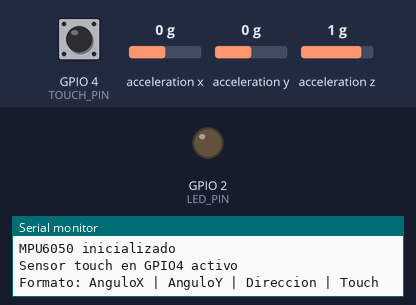
Simulated run of this sketch. Board: ESP32. Parts: output pins drawn as LEDs (lit = HIGH), the last lines printed to the serial monitor. Wiring (inferred from the names in the program): MPU-6050 motion sensor at I2C address 0x68. The test bench sets the inputs (shaded band); at power-on: acceleration x 0 g, acceleration y 0 g, GPIO 4 (TOUCH_PIN) HIGH, acceleration z 1 g.

Above: at 0.1 s.
At 2.2 s:
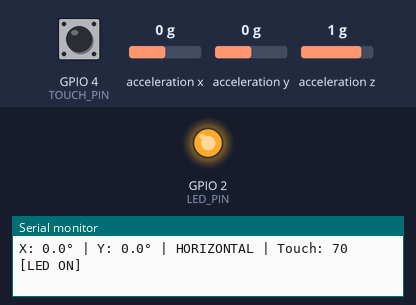
2.3 s: acceleration x set to -1.4 g
4.2 s: acceleration y set to -1.4 g
Timing chart, 0 to 7.2 s (numbered marks = the images above; inputs shaded):
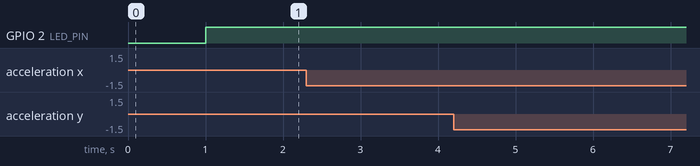

The sketch:

MPU6050.ino
```cpp
#include <Wire.h>

// Dirección I2C del MPU6050
const int MPU_ADDR = 0x68;

// Variables para datos crudos del acelerómetro
int16_t AcX, AcY, AcZ;

// Variables para ángulos de inclinación
float angleX = 0;
float angleY = 0;

// Variables para sensor touch
int touchValue = 0;
const int touchThreshold = 250;  // Umbral de detección (ajustar según necesidad)
bool ledState = false;

// Pines I2C del ESP32 (puedes cambiarlos si usas otros pines)
#define SDA_PIN 21
#define SCL_PIN 22

// Pin del sensor touch y LED integrado
#define TOUCH_PIN T0  // GPIO4 = Touch0
#define LED_PIN 2     // LED integrado en la mayoría de ESP32

void setup() {
  Serial.begin(115200);

  // Configurar LED integrado
  pinMode(LED_PIN, OUTPUT);
  digitalWrite(LED_PIN, LOW);

  // Inicializar I2C
  Wire.begin(SDA_PIN, SCL_PIN);

  // Inicializar MPU6050
  Wire.beginTransmission(MPU_ADDR);
  Wire.write(0x6B);  // Registro PWR_MGMT_1
  Wire.write(0);     // Despertar el MPU6050
  Wire.endTransmission(true);

  // Configurar el rango del acelerómetro a ±2g
  Wire.beginTransmission(MPU_ADDR);
  Wire.write(0x1C);  // Registro ACCEL_CONFIG
  Wire.write(0x00);  // ±2g
  Wire.endTransmission(true);

  Serial.println("MPU6050 inicializado");
  Serial.println("Sensor touch en GPIO4 activo");
  Serial.println("Formato: AnguloX | AnguloY | Direccion | Touch");
  delay(1000);
}

void loop() {
  // Leer sensor touch
  touchValue = touchRead(TOUCH_PIN);

  // Controlar LED según toque
  if (touchValue < touchThreshold) {
    ledState = true;
    digitalWrite(LED_PIN, HIGH);
  } else {
    ledState = false;
    digitalWrite(LED_PIN, LOW);
  }

  // Leer datos del acelerómetro
  Wire.beginTransmission(MPU_ADDR);
  Wire.write(0x3B);  // Registro inicial del acelerómetro
  Wire.endTransmission(false);
  Wire.requestFrom(MPU_ADDR, 6, true);

  AcX = Wire.read() << 8 | Wire.read();
  AcY = Wire.read() << 8 | Wire.read();
  AcZ = Wire.read() << 8 | Wire.read();

  // Calcular ángulos de inclinación usando el acelerómetro
  // Estos ángulos son independientes de la rotación en el eje Z
  angleX = atan2(AcY, sqrt(AcX * AcX + AcZ * AcZ)) * 180.0 / PI;
  angleY = atan2(-AcX, sqrt(AcY * AcY + AcZ * AcZ)) * 180.0 / PI;

  // Determinar dirección de inclinación
  String direccion = obtenerDireccion(angleX, angleY);

  // Mostrar resultados
  Serial.print("X: ");
  Serial.print(angleX, 1);
  Serial.print("° | Y: ");
  Serial.print(angleY, 1);
  Serial.print("° | ");
  Serial.print(direccion);
  Serial.print(" | Touch: ");
  Serial.print(touchValue);
  Serial.print(ledState ? " [LED ON]" : " [LED OFF]");
  Serial.println();

  delay(100);
}

String obtenerDireccion(float angX, float angY) {
  // Umbral de inclinación en grados
  const float umbral = 15.0;

  // Si está prácticamente horizontal
  if (abs(angX) < umbral && abs(angY) < umbral) {
    return "HORIZONTAL";
  }

  // Determinar dirección principal
  String dir = "";

  // Inclinación en eje Y (adelante/atrás)
  if (abs(angY) > umbral) {
    if (angY > 0) {
      dir += "ADELANTE";
    } else {
      dir += "ATRAS";
    }
  }

  // Inclinación en eje X (izquierda/derecha)
  if (abs(angX) > umbral) {
    if (dir.length() > 0) dir += "-";
    if (angX > 0) {
      dir += "DERECHA";
    } else {
      dir += "IZQUIERDA";
    }
  }

  return dir;
}
```
